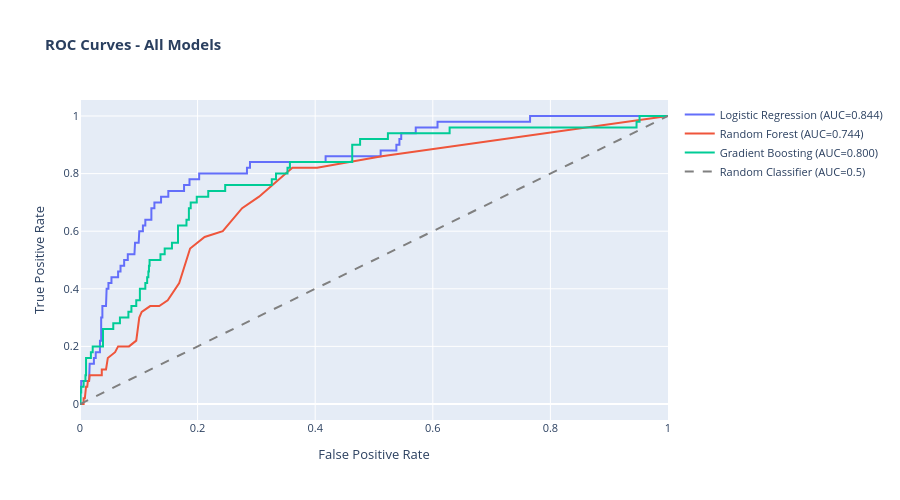

The notebook cell this image was saved under:
### Markdown cell above
### ROC Curve Analysis

### Code cell
if df is not None and 'best_model' in locals():
    # Calculate ROC curve for all models
    fig = go.Figure()
    
    for model_name, model in trained_models.items():
        y_pred_proba = model.predict_proba(X_test)[:, 1]
        fpr, tpr, _ = roc_curve(y_test, y_pred_proba)
        roc_auc = roc_auc_score(y_test, y_pred_proba)
        
        fig.add_trace(go.Scatter(
            x=fpr, y=tpr,
            mode='lines',
            name=f'{model_name} (AUC={roc_auc:.3f})',
            line=dict(width=2)
        ))
    
    # Add diagonal line (random classifier)
    fig.add_trace(go.Scatter(
        x=[0, 1], y=[0, 1],
        mode='lines',
        name='Random Classifier (AUC=0.5)',
        line=dict(dash='dash', color='gray', width=2)
    ))
    
    fig.update_layout(
        title='<b>ROC Curves - All Models</b>',
        xaxis_title='False Positive Rate',
        yaxis_title='True Positive Rate',
        height=500,
        font=dict(size=11)
    )
    fig.show()

### Figure 1 — Plotly figure (JSON) as saved in the notebook; plotly's stock layout.template omitted (floating-point values rounded to 4 significant figures; data arrays with more than 128 entries replaced by an {"elided": "..."} marker saying what was removed)
{"data": [{"line": {"width": 2}, "mode": "lines", "name": "Logistic Regression (AUC=0.844)", "type": "scatter", "x": [0.0, 0.0, 0.0, 0.001029, 0.001029, 0.002058, 0.002058, 0.01543, 0.01543, 0.01646, 0.01646, 0.02366, 0.02366, 0.02675, 0.02675, 0.03395, 0.03395, 0.03601, 0.03601, 0.03807, 0.03807, 0.04424, 0.04424, 0.04527, 0.04527, 0.04835, 0.04835, 0.0535, 0.0535, 0.06481, 0.06481, 0.06893, 0.06893, 0.0751, 0.0751, 0.08128, 0.08128, 0.09259, 0.09259, 0.09362, 0.09362, 0.09979, 0.09979, 0.1008, 0.1008, 0.107, 0.107, 0.1111, 0.1111, 0.1214, 0.1214, 0.1265, 0.1265, 0.1379, 0.1379, 0.1502, 0.1502, 0.177, 0.177, 0.1862, 0.1862, 0.2027, 0.2027, 0.284, 0.284, 0.2891, 0.2891, 0.4177, 0.4177, 0.5113, 0.5113, 0.5381, 0.5381, 0.5432, 0.5432, 0.5463, 0.5463, 0.571, 0.571, 0.608, 0.608, 0.7654, 0.7654, 1.0], "y": [0.0, 0.02, 0.04, 0.04, 0.06, 0.06, 0.08, 0.08, 0.12, 0.12, 0.14, 0.14, 0.16, 0.16, 0.18, 0.18, 0.22, 0.22, 0.3, 0.3, 0.34, 0.34, 0.38, 0.38, 0.4, 0.4, 0.42, 0.42, 0.44, 0.44, 0.46, 0.46, 0.48, 0.48, 0.5, 0.5, 0.52, 0.52, 0.54, 0.54, 0.56, 0.56, 0.58, 0.58, 0.6, 0.6, 0.62, 0.62, 0.64, 0.64, 0.68, 0.68, 0.7, 0.7, 0.72, 0.72, 0.74, 0.74, 0.76, 0.76, 0.78, 0.78, 0.8, 0.8, 0.82, 0.82, 0.84, 0.84, 0.86, 0.86, 0.88, 0.88, 0.9, 0.9, 0.92, 0.92, 0.94, 0.94, 0.96, 0.96, 0.98, 0.98, 1.0, 1.0]}, {"line": {"width": 2}, "mode": "lines", "name": "Random Forest (AUC=0.744)", "type": "scatter", "x": [0.0, 0.001029, 0.004115, 0.006173, 0.006173, 0.00823, 0.01029, 0.01235, 0.01337, 0.01543, 0.01646, 0.01749, 0.02058, 0.02263, 0.02881, 0.03395, 0.03704, 0.03704, 0.03909, 0.04424, 0.04733, 0.05967, 0.06481, 0.08333, 0.09568, 0.1008, 0.1049, 0.1193, 0.1348, 0.1492, 0.1687, 0.1872, 0.2119, 0.2428, 0.2757, 0.3045, 0.3611, 0.4033, 0.5134, 1.0], "y": [0.0, 0.0, 0.0, 0.0, 0.02, 0.02, 0.06, 0.06, 0.08, 0.08, 0.1, 0.1, 0.1, 0.1, 0.1, 0.1, 0.1, 0.12, 0.12, 0.12, 0.16, 0.18, 0.2, 0.2, 0.22, 0.3, 0.32, 0.34, 0.34, 0.36, 0.42, 0.54, 0.58, 0.6, 0.68, 0.72, 0.82, 0.82, 0.86, 1.0]}, {"line": {"width": 2}, "mode": "lines", "name": "Gradient Boosting (AUC=0.800)", "type": "scatter", "x": {"elided": "163 float values"}, "y": {"elided": "163 float values"}}, {"line": {"color": "gray", "dash": "dash", "width": 2}, "mode": "lines", "name": "Random Classifier (AUC=0.5)", "type": "scatter", "x": [0, 1], "y": [0, 1]}], "layout": {"font": {"size": 11}, "height": 500, "title": {"text": "<b>ROC Curves - All Models</b>"}, "xaxis": {"title": {"text": "False Positive Rate"}}, "yaxis": {"title": {"text": "True Positive Rate"}}}}
